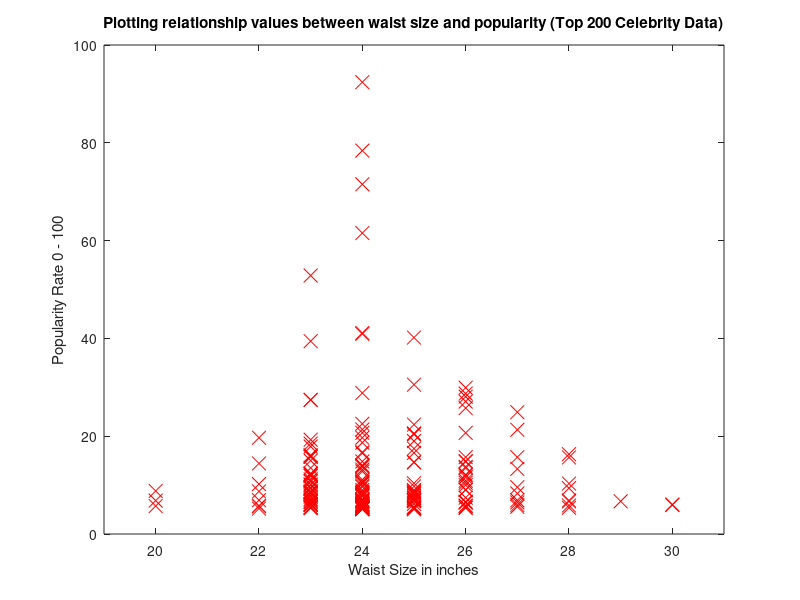

MATLAB code to generate this figure:
data = load('trainingWaistTop.txt');
X = data(:, 1);
y = data(:, 2);
m = length(y); % number of training examples
plot(X, y, 'rx', 'MarkerSize', 10); % Plot the data
ylabel('Popularity Rate 0 - 100'); % Set the y−axis label
xlabel('Waist Size in inches'); % Set the x−axis labe
xlim([min(X)-1 max(X)+1])
title ("Plotting relationship values between waist size and popularity (Top 200 Celebrity Data)");
